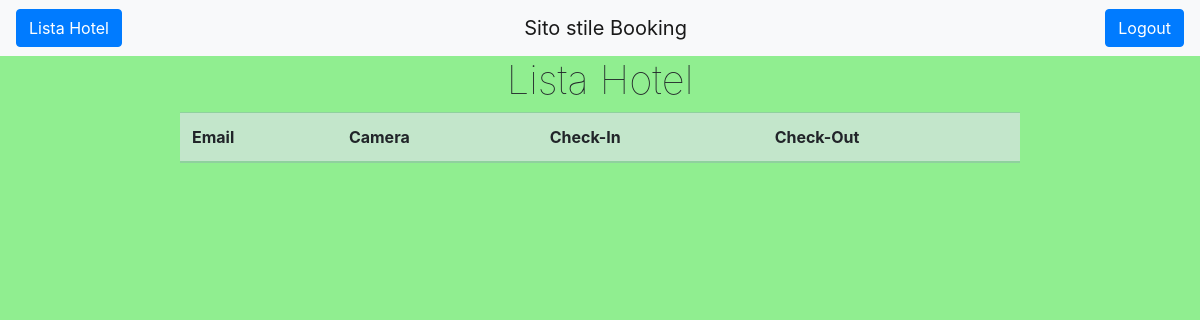
The page /homeAlbergatore/ on the database as committed earlier.
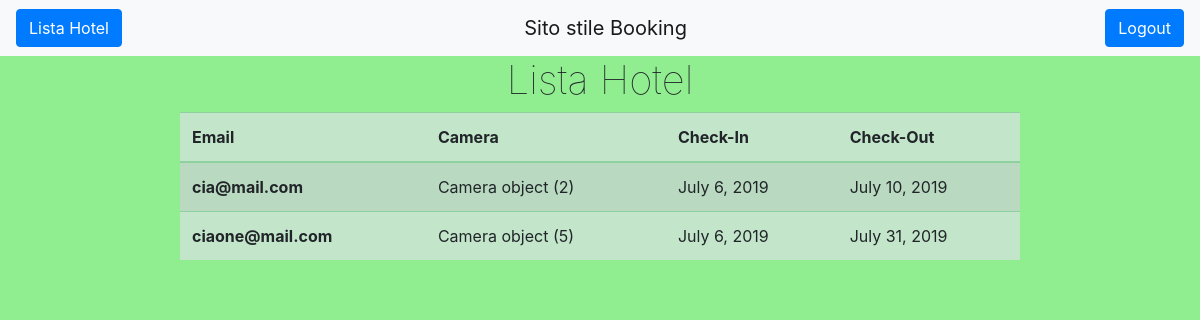
The same page on the database as committed later.
### ProgettoISW/models.py (models this page shows)
class Prenotazione(models.Model):
    email = models.EmailField()
    camera = models.ForeignKey(Camera, on_delete=models.CASCADE)
    checkIn = models.DateField()
    checkOut = models.DateField()

class Camera(models.Model):
    hotel = models.ForeignKey(Hotel, on_delete=models.CASCADE)
    numero = models.IntegerField()
    nLetti = models.IntegerField()
    prezzo = models.FloatField()
    servizi = models.TextField()

### ProgettoISW/views.py (the view)
# urls.py: path('homeAlbergatore/', views.homeAlbergatore),
def homeAlbergatore(request):
    albergatore = ""
    if 'nomeAlbergatore' in request.session:
        albergatore = request.session['nomeAlbergatore']
    else:
        redirect('/home/')
    elencoPrenotazioni = []
    for p in Prenotazione.objects.all():
        if p.camera.hotel.albergatore.username == albergatore:
            elencoPrenotazioni.append(p)
    return render(request, "homeAlbergatore.html", {'prenotazioni': elencoPrenotazioni})

### templates/homeAlbergatore.html (shortened to what this page needs)
{% extends "base.html" %}
{% block content %}
    <nav class="navbar navbar-light bg-light justify-content">
        <button id="lista-hotel" class="btn btn-primary" type="button">
            <a href="/listaHotel/">Lista Hotel</a>
        </button>
          <a class="navbar-brand" href="#">Sito stile Booking</a>
        <button id="logout" class="btn btn-primary" type="button">Logout</button>
    </nav>
    <main>
        <div id="wrapper">
            <h1 id="maintitle">Lista Hotel</h1>
            <table class="table table-striped table-hover table-success">
                <thead>
                    <tr>
                          <th scope="col">Email</th>
                          <th scope="col">Camera</th>
                          <th scope="col">Check-In</th>
                          <th scope="col">Check-Out</th>
                    </tr>
                </thead>
                <tbody>
                    {% for p in prenotazioni %}
                    <tr>
                          <th scope="row">{{ p.email }}</th>
                          <td>{{ p.camera }}</td>
                          <td>{{ p.checkIn }}</td>
                          <td>{{ p.checkOut }}</td>
                    </tr>
                    {% endfor %}
                </tbody>
            </table>
        </div>
    </main>
{% endblock %}

Rows that differ between the two databases and show on the page:
added Prenotazione: email "cia@mail.com", camera "Camera object (2)", checkIn "July 6, 2019", checkOut "July 10, 2019"
added Prenotazione: email "ciaone@mail.com", camera "Camera object (5)", checkIn "July 6, 2019", checkOut "July 31, 2019"
